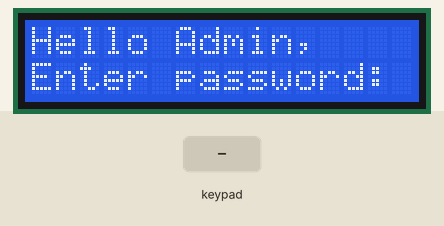
This sketch was run on a simulated Arduino Uno, built with avr-gcc and run on an emulated ATmega328P. Shown: 16×2 character LCD. Inputs (shaded band) come from the test bench. What the sketch prints to the serial monitor is not drawn.

Above: at 1.2 s.
1.3 s: keypad keys 1 2 3 4 # pressed 1.027 s apart
At 6.4 s:
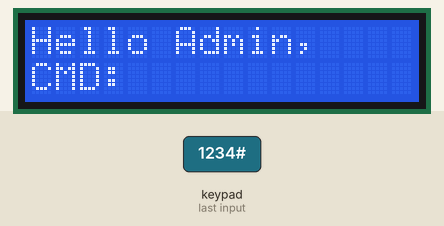
7.9 s: key 'C' pressed
At 8.5 s:
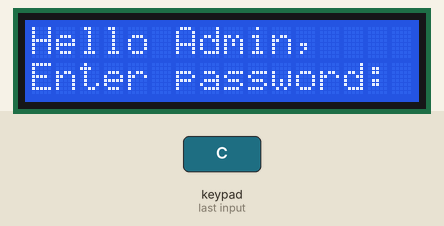
11.0 s: key 'A' pressed
At 11.9 s:
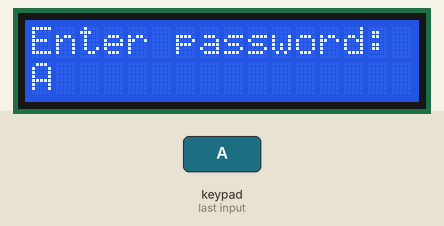
13.0 s: keypad keys 1 2 3 4 * pressed 1.027 s apart
At 18.6 s:
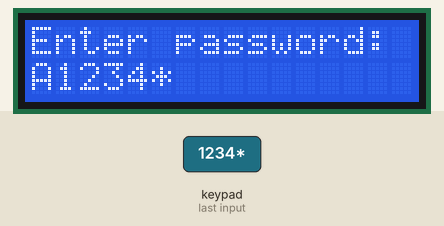
19.6 s: key 'B' pressed
At 20.0 s:
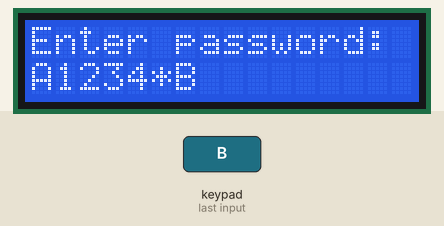
21.1 s: keypad keys 1 2 3 4 D pressed 1.027 s apart
At 26.2 s:
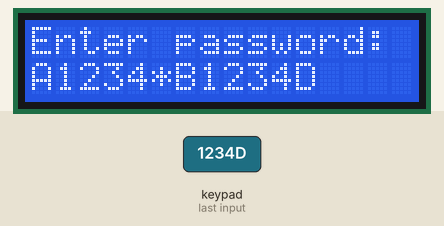
Timing chart, 0 to 27.7 s (numbered marks = the images above; inputs shaded):
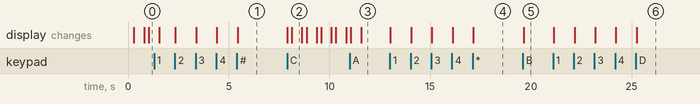

The sketch:

W07T02.ino
```cpp
/*
 Name:		W07T02.ino
 Created:	4/13/2017 8:43:14 AM
 Author:	coskun
*/
#include<Keypad.h>
#include <Wire.h>
#include <LiquidCrystal_I2C.h>
LiquidCrystal_I2C lcd(0x27, 2, 1, 0, 4, 5, 6, 7, 3, POSITIVE);

const byte ROWS = 4; //four rows
const byte COLS = 4; //three columns
char keys[ROWS][COLS] = {
  {'1','2','3','A'},
  {'4','5','6','B'},
  {'7','8','9','C'},
  {'*','0','#','D'}
};
byte rowPins[ROWS] = {9, 8, 7, 6}; //connect to the row pinouts of the keypad
byte colPins[COLS] = {5, 4, 3, 2}; //connect to the column pinouts of the keypad
Keypad keypad = Keypad( makeKeymap(keys), rowPins, colPins, ROWS, COLS );

String sifre;
char key;
// the setup function runs once when you press reset or power the board
void setup() {
	Serial.begin(9600);
	lcd.begin(16,2);
	sifre = "";
}

// the loop function runs over and over again until power down or reset
void loop() {
	key = keypad.getKey();

	if (key)
	{
		lcd.clear();
		lcd.setCursor(0,0);
		lcd.print("Enter password: ");
		lcd.setCursor(0,1);
		lcd.print(sifre);
		Serial.print(key);

		if (key=='c'||key=='C')
			sifre = "";
		else if(key=='#')
		{
			if (sifre=="1234")
			{
				lcd.clear();
				lcd.setCursor(0,0);
				lcd.print("Hello Admin,");
				lcd.setCursor(0,1);
				lcd.print("CMD: ");

				while (true) // Mission loop :)
				{
					//delay(500);
					sifre="";
					key = keypad.getKey();
					if(key=='c'||key=='C')
						break;
				}
			}
			else {sifre = ""; return;}
		}
		else
		{
			sifre += key;
			lcd.setCursor(0,1);
			lcd.print(sifre);
		}

	}
	else
	{
		if(sifre.length()>0)
			return;
		lcd.clear();
		delay(200);
		lcd.setCursor(0,0);
		lcd.print("Hello Admin,");
		lcd.setCursor(0,1);
		lcd.print("Enter password: ");
		delay(500);
	}

}
```

Measured:
- after the input at 1.3 s, the display: first changes after 0.25 s (image 1 shows a later state)
- after the input at 7.9 s, the display: first changes at once (image 2 shows a later state)
- after the input at 11.0 s, the display: first differs from a run without the input after 0.58 s (image 3)
- after the input at 13.0 s, the display: first changes at once (image 4 shows a later state)
- after the input at 19.6 s, the display: changes at once (image 5)
- after the input at 21.1 s, the display: first changes at once (image 6 shows a later state)
- what the display in image 2 shows lasts 0.5 s, from 8.1 s to 8.6 s
